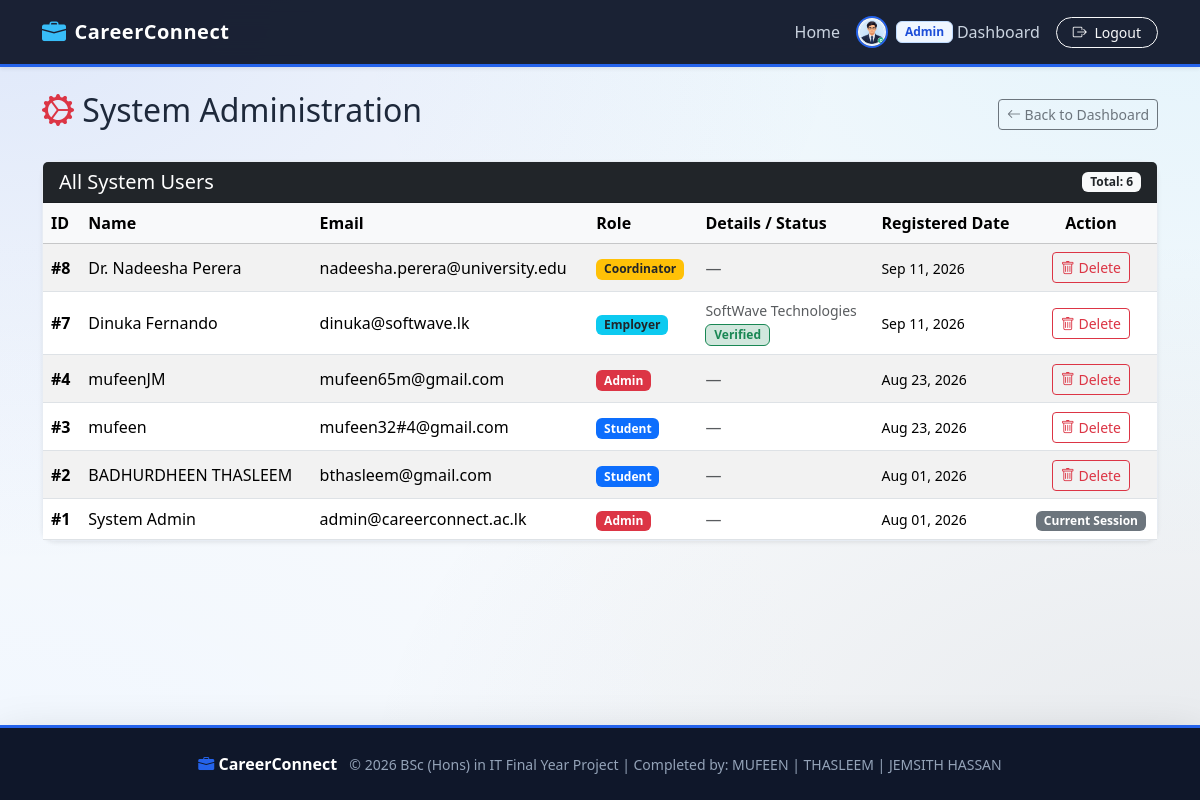
The page /manage_users.php (signed in) on the database its author committed.
### tables this page shows
CREATE TABLE users (
            user_id INTEGER PRIMARY KEY AUTOINCREMENT,
            name TEXT NOT NULL,
            email TEXT NOT NULL UNIQUE,
            password TEXT NOT NULL,
            role TEXT NOT NULL CHECK (role IN ('Student', 'Employer', 'Coordinator', 'Admin')),
            profile_pic TEXT DEFAULT NULL,
            created_at DATETIME DEFAULT CURRENT_TIMESTAMP
        );

CREATE TABLE employers (
            employer_id INTEGER PRIMARY KEY AUTOINCREMENT,
            user_id INTEGER NOT NULL UNIQUE,
            company_name TEXT NOT NULL,
            industry TEXT NOT NULL,
            company_website TEXT DEFAULT NULL,
            is_verified INTEGER DEFAULT 0 CHECK (is_verified IN (0, 1)),
            FOREIGN KEY (user_id) REFERENCES users(user_id) ON DELETE CASCADE
        );

### manage_users.php (the view, shortened to what this page needs)
<?php
$db = Database::getConnection();
$usersStmt = $db->query("
    SELECT u.user_id, u.name, u.email, u.role, u.created_at,
           e.company_name, e.is_verified
    FROM users u
    LEFT JOIN employers e ON u.user_id = e.user_id
    ORDER BY u.created_at DESC
");
$users = $usersStmt->fetchAll();
require_once __DIR__ . '/includes/header.php';
?>
<div class="d-flex justify-content-between align-items-center mb-4">
    <h2><i class="bi bi-gear-wide-connected text-danger"></i> System Administration</h2>
    <a href="dashboard.php" class="btn btn-outline-secondary btn-sm"><i class="bi bi-arrow-left"></i> Back to Dashboard</a>
</div>
<div class="card shadow-sm">
    <div class="card-header bg-dark text-white d-flex justify-content-between align-items-center">
        <h5 class="mb-0">All System Users</h5>
        <span class="badge bg-light text-dark">Total: <?= count($users) ?></span>
    </div>
    <div class="card-body p-0">
        <div class="table-responsive">
            <table class="table table-hover table-striped mb-0 align-middle">
                <thead class="table-light">
                    <tr>
                        <th>ID</th>
                        <th>Name</th>
                        <th>Email</th>
                        <th>Role</th>
                        <th>Details / Status</th>
                        <th>Registered Date</th>
                        <th class="text-center">Action</th>
                    </tr>
                </thead>
                <tbody>
                    <?php foreach ($users as $user): ?>
                        <tr>
                            <td><strong>#<?= $user['user_id'] ?></strong></td>
                            <td><?= htmlspecialchars($user['name']) ?></td>
                            <td><?= htmlspecialchars($user['email']) ?></td>
                            <td>
                                <?php
                                    $badgeClass = match($user['role']) {
                                        'Admin' => 'bg-danger',
                                        'Coordinator' => 'bg-warning text-dark',
                                        'Employer' => 'bg-info text-dark',
                                        'Student' => 'bg-primary',
                                        default => 'bg-secondary'
                                    };
                                ?>
                                <span class="badge <?= $badgeClass ?>"><?= htmlspecialchars($user['role']) ?></span>
                            </td>
                            <td>
                                <?php if ($user['role'] === 'Employer'): ?>
                                    <small class="d-block text-muted"><?= htmlspecialchars($user['company_name'] ?? 'N/A') ?></small>
                                    <?php if ($user['is_verified']): ?>
                                        <span class="badge bg-success-subtle text-success border border-success">Verified</span>
                                    <?php else: ?>
                                        <span class="badge bg-warning-subtle text-warning border border-warning">Pending Approval</span>
                                    <?php endif; ?>
                                <?php else: ?>
                                    <span class="text-muted">—</span>
                                <?php endif; ?>
                            </td>
                            <td><small><?= date('M d, Y', strtotime($user['created_at'])) ?></small></td>
                            <td class="text-center">
                                <?php if ($user['user_id'] !== $_SESSION['user_id']): ?>
                                    <a href="manage_users.php?action=delete&id=<?= $user['user_id'] ?>"
                                       class="btn btn-outline-danger btn-sm"
                                       onclick="return confirm('Are you sure you want to delete this account? This action cannot be undone.');">
                                        <i class="bi bi-trash"></i> Delete
                                    </a>
                                <?php else: ?>
                                    <span class="badge bg-secondary">Current Session</span>
                                <?php endif; ?>
                            </td>
                        </tr>
                    <?php endforeach; ?>
                </tbody>
            </table>
        </div>
    </div>
</div>
<?php require_once __DIR__ . '/includes/footer.php'; ?>

### includes/header.php (style rules this page uses)
:root { --navy-900: #0f172a; --navy-800: #1e293b; --sapphire-600: #2563eb; --sapphire-700: #1d4ed8; --sapphire-50: #eff6ff; --slate-800: #1e293b; --slate-600: #475569; }
body { background: radial-gradient(at 0% 0%, rgba(37, 99, 235, 0.12) 0px, transparent 50%), radial-gradient(at 100% 0%, rgba(56, 189, 248, 0.10) 0px, transparent 50%), radial-gradient(at 100% 100%, rgba(30, 41, 59, 0.08) 0px, transparent 50%), radial-gradient(at 0% 100%, rgba(239, 246, 255, 0.8) 0px, transparent 50%), #f8fafc; background-attachment: fixed; color: var(--slate-800); font-family: 'Segoe UI', system-ui, -apple-system, sans-serif; min-height: 100vh; }
.card { background: rgba(255, 255, 255, 0.92); backdrop-filter: blur(10px); border: 1px solid rgba(226, 232, 240, 0.8); border-radius: 14px; box-shadow: 0 4px 15px rgba(15, 23, 42, 0.05); transition: transform 0.25s ease, box-shadow 0.25s ease; }

### rows shown on the page
users: user_id "8", name "Dr. Nadeesha Perera", email "nadeesha.perera@university.edu", role "Coordinator", created_at "Sep 11, 2026"
employers: user.user_id "7", user.name "Dinuka Fernando", user.email "dinuka@softwave.lk", user.role "Employer", company_name "SoftWave Technologies", is_verified "Verified", user.created_at "Sep 11, 2026"
users: user_id "4", name "mufeenJM", email "mufeen65m@gmail.com", role "Admin", created_at "Aug 23, 2026"
users: user_id "3", name "mufeen", email "mufeen32#4@gmail.com", role "Student", created_at "Aug 23, 2026"
users: user_id "2", name "BADHURDHEEN THASLEEM", email "bthasleem@gmail.com", role "Student", created_at "Aug 01, 2026"
users: user_id "1", name "System Admin", email "admin@careerconnect.ac.lk", role "Admin", created_at "Aug 01, 2026", shows "Current Session"

### other values the page prints
$_SESSION['role'] "Admin"
count($users) "6"
